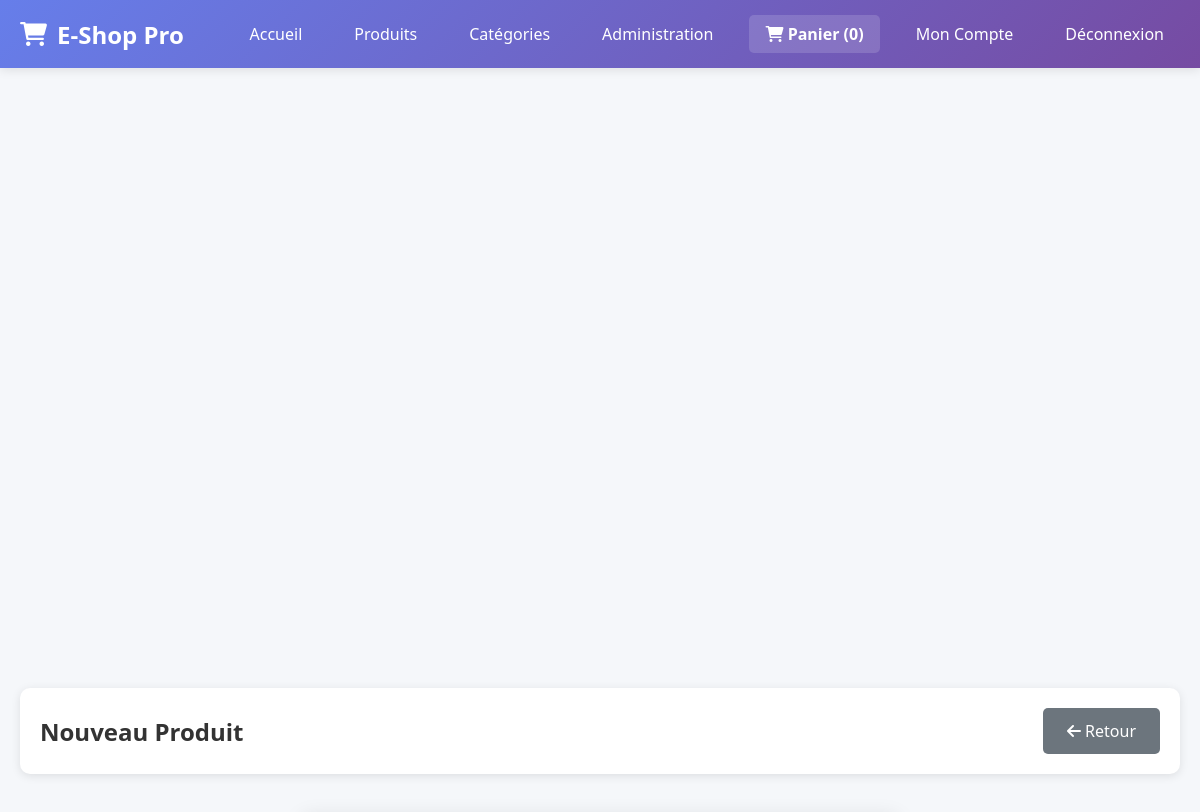
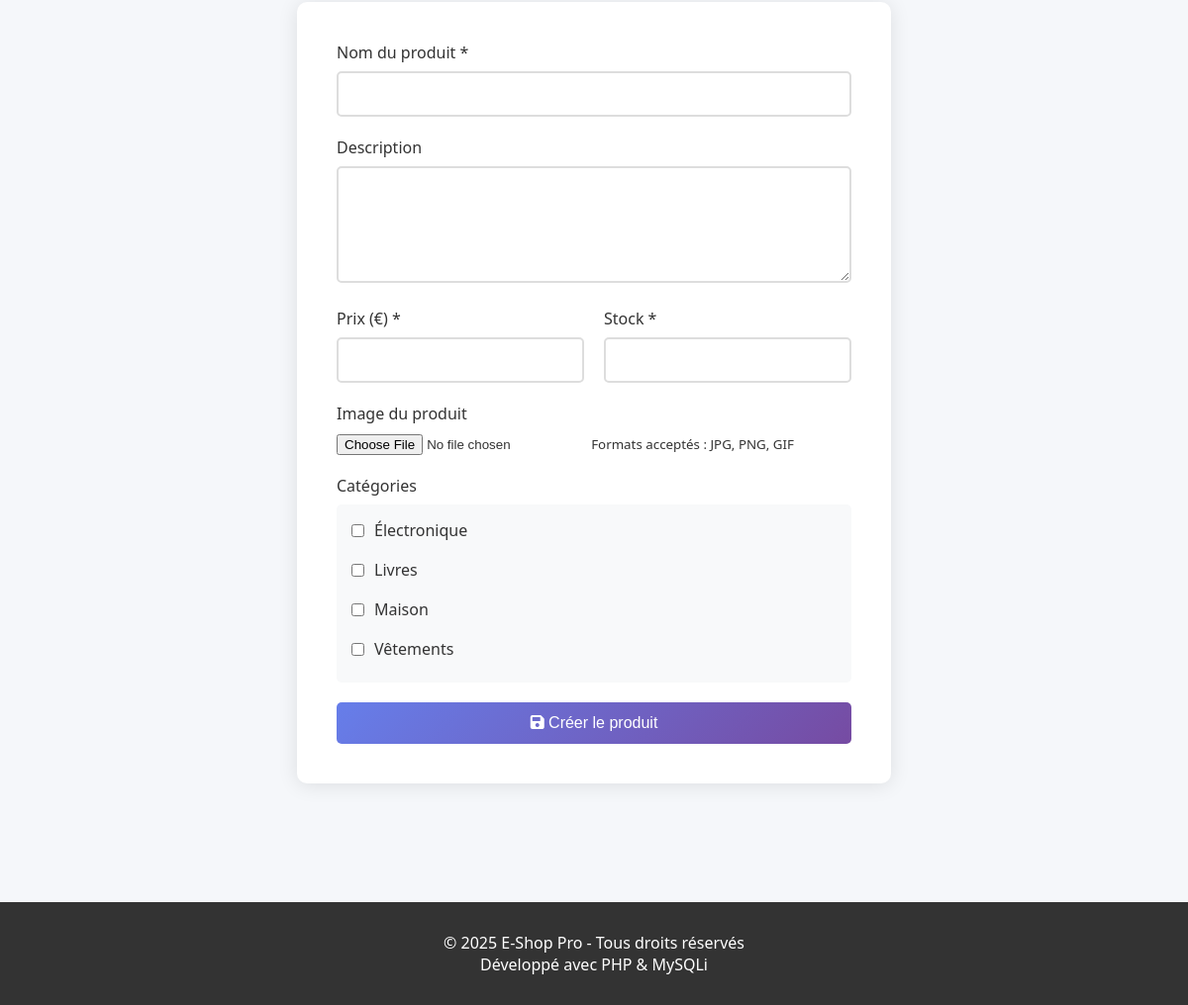
The page /admin/produit_form.php (signed in) on the database its author committed (2 pictures, top to bottom).
### tables this page shows
CREATE TABLE IF NOT EXISTS categories (
    id INT AUTO_INCREMENT PRIMARY KEY,
    nom VARCHAR(100) NOT NULL,
    description TEXT,
    date_creation TIMESTAMP DEFAULT CURRENT_TIMESTAMP
);

### classes_2/Categorie.php (called while the page is built, shortened)
<?php
require_once '../config/database.php';
class Categorie {
    private $conn;
    private $table = "categories";
    public function __construct() {
        $database = new Database();
        $this->conn = $database->getConnection();
    }
    public function getAll() {
        $query = "SELECT c.*, COUNT(pc.produit_id) as nb_produits
                  FROM " . $this->table . " c
                  LEFT JOIN produit_categorie pc ON c.id = pc.categorie_id
                  GROUP BY c.id
                  ORDER BY c.nom";
        $result = $this->conn->query($query);
        return $result->fetch_all(MYSQLI_ASSOC);
    }
}
?>

### config/database.php (called while the page is built, shortened)
<?php
class Database {
    private $host = "localhost";
    private $db_name = "ecommerce_db";
    private $username = "root";
    private $password = "";
    public function getConnection() {
        $this->conn = null;
        try {
            $this->conn = new mysqli($this->host, $this->username, $this->password, $this->db_name);
            $this->conn->set_charset("utf8mb4");
        } catch (Exception $e) {
            echo "Erreur de connexion : " . $e->getMessage();
        }
        return $this->conn;
    }
}
?>

### admin/produit_form.php (the view, shortened to what this page needs)
<?php
require_once '../classes_2/Categorie.php';
$edit_mode = false;
$produit = null;
$categorieObj = new Categorie();
$categories = $categorieObj->getAll();
$produit_categories = [];
include '../includes/header.php';
?>
<div class="container">
    <div class="admin-header">
        <h2><?php echo $edit_mode ? 'Modifier le Produit' : 'Nouveau Produit'; ?></h2>
        <a href="produits.php" class="btn btn-secondary">
            <i class="fas fa-arrow-left"></i> Retour
        </a>
    </div>
    <div class="form-container">
        <form method="POST" action="" enctype="multipart/form-data">
            <div class="form-group">
                <label for="nom">Nom du produit *</label>
                <input type="text" id="nom" name="nom" required
                       value="<?php echo $edit_mode ? htmlspecialchars($produit['nom']) : ''; ?>">
            </div>
            <div class="form-group">
                <label for="description">Description</label>
                <textarea id="description" name="description" rows="5"><?php echo $edit_mode ? htmlspecialchars($produit['description']) : ''; ?></textarea>
            </div>
            <div class="form-row">
                <div class="form-group">
                    <label for="prix">Prix (€) *</label>
                    <input type="number" id="prix" name="prix" step="0.01" min="0" required
                           value="<?php echo $edit_mode ? $produit['prix'] : ''; ?>">
                </div>
                <div class="form-group">
                    <label for="stock">Stock *</label>
                    <input type="number" id="stock" name="stock" min="0" required
                           value="<?php echo $edit_mode ? $produit['stock'] : ''; ?>">
                </div>
            </div>
            <div class="form-group">
                <label for="image">Image du produit</label>
                <input type="file" id="image" name="image" accept="image/*">
                <small>Formats acceptés : JPG, PNG, GIF</small>
            </div>
            <div class="form-group">
                <label>Catégories</label>
                <div class="checkbox-group">
                    <?php foreach ($categories as $cat): ?>
                        <label class="checkbox-label">
                            <input type="checkbox" name="categories[]" value="<?php echo $cat['id']; ?>"
                                   <?php echo in_array($cat['id'], $produit_categories) ? 'checked' : ''; ?>>
                            <?php echo htmlspecialchars($cat['nom']); ?>
                        </label>
                    <?php endforeach; ?>
                </div>
            </div>
            <button type="submit" class="btn btn-primary btn-block">
                <i class="fas fa-save"></i> <?php echo $edit_mode ? 'Mettre à jour' : 'Créer le produit'; ?>
            </button>
        </form>
    </div>
</div>
<?php include '../includes/footer.php'; ?>

### assets/css/style.css (style rules this page uses)
* { margin: 0; padding: 0; box-sizing: border-box; }
body { font-family: 'Segoe UI', Tahoma, Geneva, Verdana, sans-serif; background: #f5f7fa; color: #333; }
.container { max-width: 1200px; margin: 0 auto; padding: 20px; }
.btn { display: inline-block; padding: 12px 24px; border-radius: 5px; text-decoration: none; border: none; cursor: pointer; font-size: 16px; transition: all 0.3s; }
.btn-primary { background: linear-gradient(135deg, #667eea 0%, #764ba2 100%); color: white; }
.btn-secondary { background: #6c757d; color: white; }
.btn-block { display: block; width: 100%; }
.form-container { max-width: 600px; margin: 40px auto; background: white; padding: 40px; border-radius: 10px; box-shadow: 0 2px 20px rgba(0,0,0,0.1); }
.form-group { margin-bottom: 20px; }
.form-row { display: grid; grid-template-columns: 1fr 1fr; gap: 20px; }
label { display: block; margin-bottom: 8px; color: #333; font-weight: 500; }
input[type="text"], input[type="email"], input[type="password"], input[type="tel"], input[type="number"], textarea, select { width: 100%; padding: 12px; border: 2px solid #ddd; border-radius: 5px; font-size: 16px; transition: border-color 0.3s; }
textarea { resize: vertical; min-height: 100px; }
.admin-header { display: flex; justify-content: space-between; align-items: center; margin-bottom: 30px; padding: 20px; background: white; border-radius: 10px; box-shadow: 0 2px 10px rgba(0,0,0,0.1); }
.checkbox-group { display: flex; flex-direction: column; gap: 10px; padding: 15px; background: #f8f9fa; border-radius: 5px; }
.checkbox-label { display: flex; align-items: center; gap: 10px; cursor: pointer; font-weight: normal; }
.checkbox-label input[type="checkbox"] { width: auto; cursor: pointer; }

### rows shown on the page
categories: nom "Électronique"
categories: nom "Livres"
categories: nom "Maison"
categories: nom "Vêtements"

### other values the page prints
SITE_NAME "E-Shop Pro"
count($_SESSION['panier']) "0"
